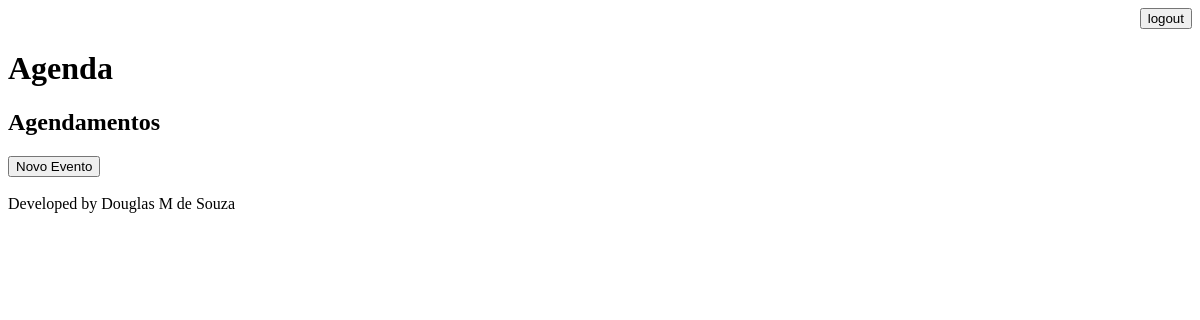
The page /agenda/ (signed in) on the database as committed earlier.
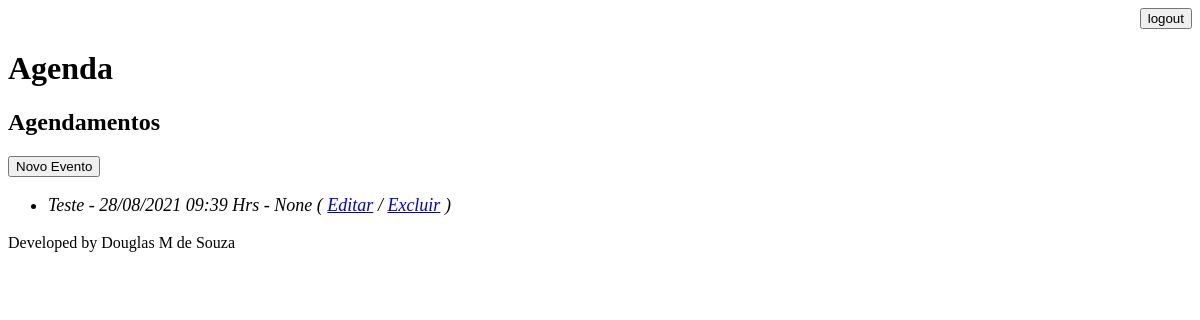
The same page on the database as committed later.
### core/models.py (models this page shows, shortened)
class Evento(models.Model):
    titulo = models.CharField(max_length=100)
    description = models.TextField(blank=True, null=True)
    date_evento = models.DateTimeField(verbose_name="Data do Evento")
    date_creation = models.DateTimeField(auto_now=True, verbose_name="Data de Criação")
    usuario = models.ForeignKey(User, on_delete=models.CASCADE)
    local = models.CharField(max_length=100, null=True)
    class Meta:
        db_table = 'evento'
    def get_date_evento(self):
        return self.date_evento.strftime('%d/%m/%Y %H:%M Hrs')
    def get_evento_atrasado(self):
        if self.date_evento < datetime.now():
            return True
        else:
            return False

### core/views.py (the view)
# urls.py: path('agenda/', views.lista_eventos),
@login_required(login_url='/login/')
def lista_eventos(request):
    user = request.user
    date_atual = datetime.now() - timedelta(hours=1)
    evento = Evento.objects.filter(usuario=user, date_evento__gt=date_atual)
    dados = {'eventos' : evento}
    return render(request, 'agenda.html', dados)

### templates/agenda.html
{% extends "model-page.html" %}
{% block content %}
    <h2>Agendamentos</h2>
    <a href="evento/">
        <button type="button">Novo Evento</button>
    </a>
    <ul style="font-size: 18px">
    {% for evento in eventos %}
        <li><i>
            <div style={% if evento.get_evento_atrasado %} "color:red" {% endif %}>
                {{ evento.titulo }} - {{ evento.get_date_evento }} - {{ evento.local }}
                ( <a href="evento/?id={{ evento.id }}">Editar</a>
                / <a href="evento/delete/{{ evento.id }}">Excluir</a> )
            </div>
        </i></li>
    {% endfor %}
    </ul>
{% endblock %}

### templates/model-page.html
<!DOCTYPE html>
<html lang="en">
<head>
    {% include "model-header.html" %}
</head>
<body>
    {% block content %} {% endblock %}
    {% include "model-footer.html" %}
</body>
</html>

### templates/model-header.html (shortened to what this page needs)
<div align="right">
<a href="/logout">
<button>logout</button>
</a>
</div>
<h1>Agenda</h1>

### templates/model-footer.html
<p>Developed by Douglas M de Souza</p>

Rows that differ between the two databases and show on the page:
added Evento: titulo "Teste", get_date_evento "28/08/2021 09:39 Hrs", local "None"
